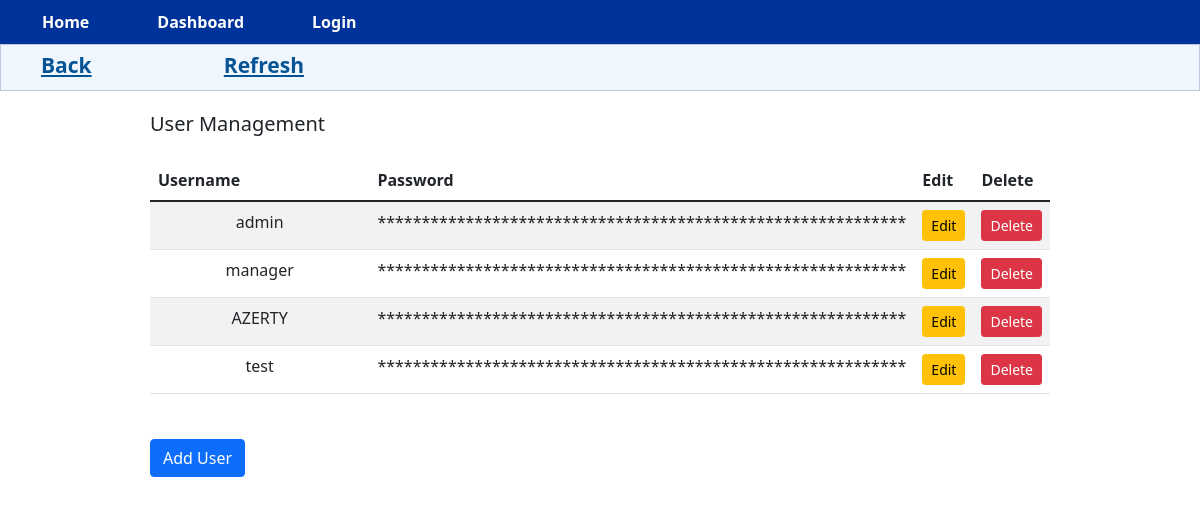
The app's page /user_management with its own data.
### app.py (models this page shows, shortened)
class User(db.Model, UserMixin):
    id = db.Column(db.Integer, primary_key = True)
    username = db.Column(db.String(20), nullable = False, unique = True)
    password = db.Column(db.String(80), nullable = False)
    active= db.Column(db.Boolean, default=True, nullable=False)
    fs_uniquifier = db.Column(db.String(64), unique=True)
    childs = db.relationship('Children', backref='author', lazy=True)
    roles = db.relationship('Role', secondary= user_roles, lazy='joined',
                             backref=db.backref('users', lazy=True))

### app.py (the view)
@app.route('/user_management')
def user_management():
    users = User.query.all()
    return render_template('user_management.html', users=users)

### app.py (called while the page is built)
@app.template_filter('hide_password')
def hide_password(password):
    return '*' * len(password)

### templates/user_management.html (shortened to what this page needs)
{% extends "base.html" %}
{% block page_content %}
<div class="container-fluid">
    <div class="row mb-3">
      <div class="sidenav">
        <a href="{{ url_for('dashboard') }}" class="nav-item">Back</a>
        <a href="{{ url_for('user_management') }}" class="nav-item">Refresh</a>
      </div>
    </div>
<div class="mx-auto" style="max-width: 900px;">
    <h5 class="mb-4">User Management</h5>
<div class="table-responsive">
    <table class="table table-striped table-hover">
        <thead>
            <tr>
                <th>Username</th>
                <th>Password</th>
                <th>Edit</th>
                <th>Delete</th>
            </tr>
        </thead>
        <tbody>
            {% for user in users %}
            <tr>
                <td>{{ user.username }}</td>
                <td>{{ user.password|hide_password }}</td>
                <td>
                    <a href="/edit_user/{{ user.id }}" class="btn btn-warning btn-sm px-2">Edit</a>
                </td>
                <td>
                    <a href="/delete_user/{{ user.id }}" class="btn btn-danger btn-sm px-2" onclick="return confirm('Are you sure you want to delete this user?')">Delete</a>
                </td>
            </tr>
            {% endfor %}
        </tbody>
    </table>
</div>
<div class="mt-4">
    <a href="/register" class="btn btn-primary">Add User</a>
</div>
</div>
{% endblock %}

### static/css/styles.css (style rules this page uses)
.row { margin-right: 15px; margin-left: 15px; }
.sidenav { border: 1px solid #b8c9db; background-color: #eff6fd; margin: 5px 0 5px 0; padding: 0; }
.nav-item { display: inline-block; padding: 0 15px 0 7px; position: relative; }
table { margin-bottom: 0px; }
a { text-decoration: none; color: #ffffff; padding: 0.5rem 1rem; border-radius: 0.5rem; transition: background-color 0.3s ease; }
.sidenav > a { color: #065495; height: 30px; padding: 5px 100px 40px 5px; font-size: 21px; font-weight: bold; padding-left: 28px; }
table td { width: 50%; text-align: center; }
.btn-primary { color: #fff; background-color: #0d6efd; border-color: #0d6efd; padding-top: 5px; margin-top: 5px; margin-bottom: 5px; }

### records on screen
User: username "admin", password|hide_password "************************************************************"
User: username "manager", password|hide_password "************************************************************"
User: username "AZERTY", password|hide_password "************************************************************"
User: username "test", password|hide_password "************************************************************"
